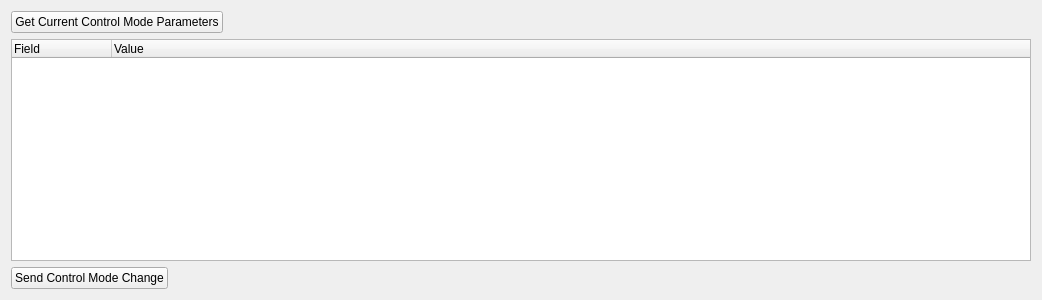
<?xml version="1.0" encoding="UTF-8"?>
<ui version="4.0">
 <class>ControlModeParamsWidget</class>
 <widget class="QWidget" name="ControlModeParamsWidget">
  <property name="geometry">
   <rect>
    <x>0</x>
    <y>0</y>
    <width>1042</width>
    <height>300</height>
   </rect>
  </property>
  <property name="windowTitle">
   <string>Form</string>
  </property>
  <layout class="QVBoxLayout" name="verticalLayout">
   <item>
    <layout class="QHBoxLayout" name="horizontalLayout_2">
     <item>
      <widget class="QPushButton" name="get_control_mode_button">
       <property name="text">
        <string>Get Current Control Mode Parameters</string>
       </property>
      </widget>
     </item>
     <item>
      <spacer name="horizontalSpacer_2">
       <property name="orientation">
        <enum>Qt::Horizontal</enum>
       </property>
       <property name="sizeHint" stdset="0">
        <size>
         <width>40</width>
         <height>20</height>
        </size>
       </property>
      </spacer>
     </item>
    </layout>
   </item>
   <item>
    <widget class="QTreeWidget" name="params_tree">
     <column>
      <property name="text">
       <string>Field</string>
      </property>
     </column>
     <column>
      <property name="text">
       <string>Value</string>
      </property>
     </column>
    </widget>
   </item>
   <item>
    <layout class="QHBoxLayout" name="horizontalLayout">
     <item>
      <widget class="QPushButton" name="send_button">
       <property name="text">
        <string>Send Control Mode Change</string>
       </property>
      </widget>
     </item>
     <item>
      <spacer name="horizontalSpacer">
       <property name="orientation">
        <enum>Qt::Horizontal</enum>
       </property>
       <property name="sizeHint" stdset="0">
        <size>
         <width>40</width>
         <height>20</height>
        </size>
       </property>
      </spacer>
     </item>
    </layout>
   </item>
  </layout>
 </widget>
 <resources/>
 <connections/>
</ui>
